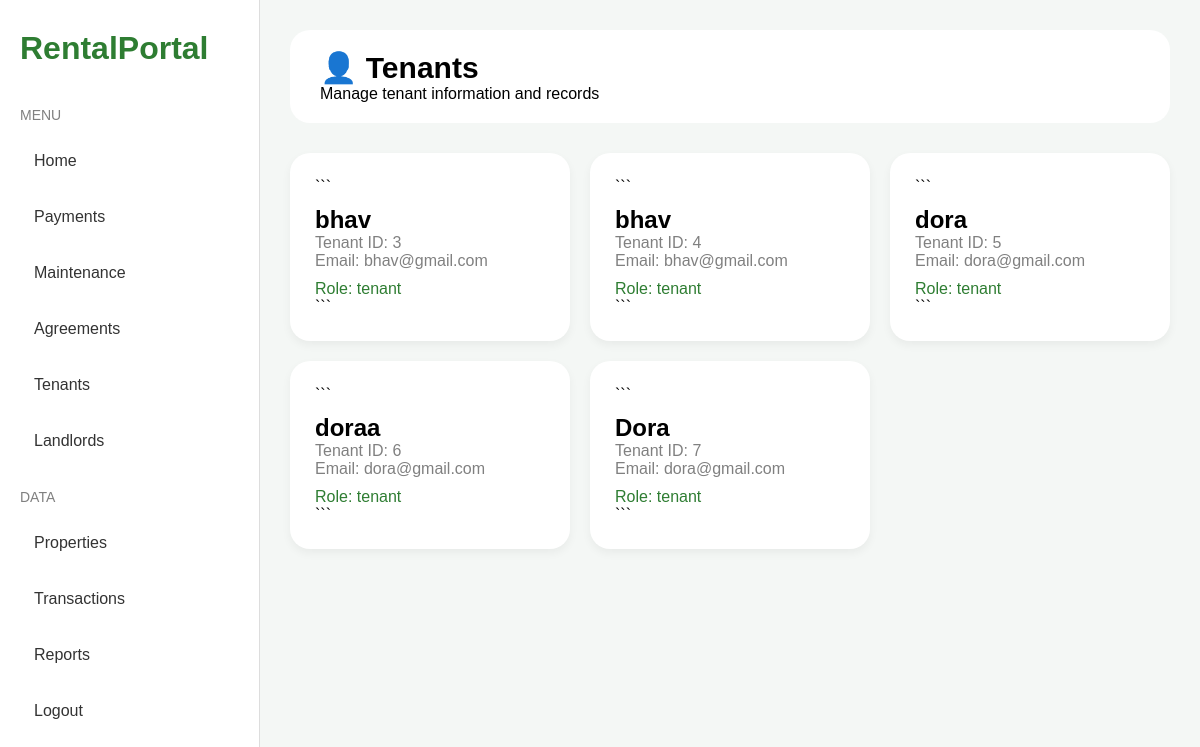
The page /tenants-page on the database as committed earlier.
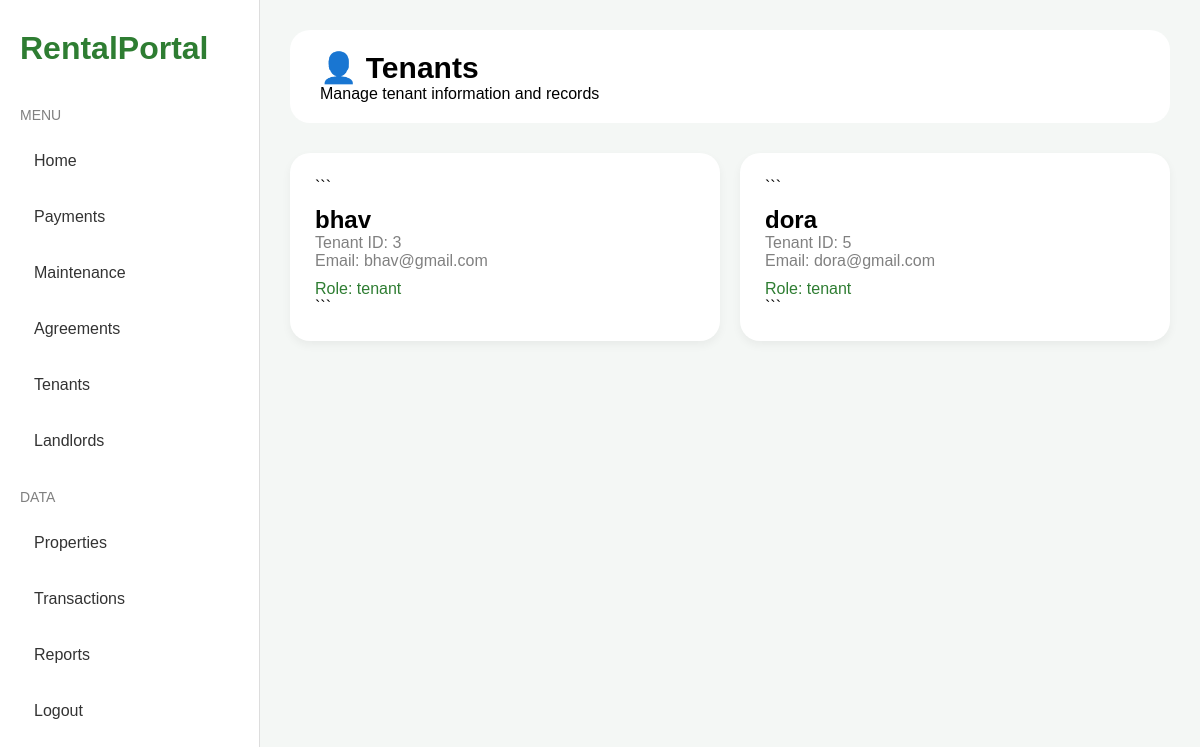
The same page on the database as committed later.
### models/user_model.py (models this page shows)
class User(db.Model):
    id = db.Column(db.Integer, primary_key=True)
    name = db.Column(db.String(100))
    email = db.Column(db.String(100))
    password = db.Column(db.String(100))
    role = db.Column(db.String(50))

### app.py (the view)
@app.route('/tenants-page')
def tenants_page():
    tenants = User.query.filter_by(role='tenant').all()
    return render_template(
        'tenants.html',
        tenants=tenants
    )

### templates/tenants.html
{% extends "base_dashboard.html" %}
{% block content %}
<div class="topbar">
    <div>
        <h1>👤 Tenants</h1>
        <p>Manage tenant information and records</p>
    </div>
</div>
<div class="cards">
{% for tenant in tenants %}
<div class="card">
```
<h2>{{ tenant.name }}</h2>
<p>
    Tenant ID: {{ tenant.id }}
</p>
<p>
    Email: {{ tenant.email }}
</p>
<div class="growth">
    Role: {{ tenant.role }}
</div>
```
</div>
{% endfor %}
</div>
{% endblock %}

### templates/base_dashboard.html (shortened to what this page needs)
<!DOCTYPE html>
<html lang="en">
<head>
</head>
<body>
    <div class="sidebar">
        <div class="logo">
            RentalPortal
        </div>
        <div class="menu-title">
            MENU
        </div>
        <a href="/dashboard">
            Home
        </a>
        <a href="/payments-page">
            Payments
        </a>
        <a href="/maintenance-page">
            Maintenance
        </a>
        <a href="/agreements-page">
            Agreements
        </a>
        <a href="/tenants-page">
            Tenants
        </a>
        <a href="/landlords-page">
            Landlords
        </a>
        <div class="menu-title">
            DATA
        </div>
        <a href="/properties-page">
    Properties
        </a>
        <a href="/transactions-page">
          Transactions
        </a>
        <a href="/reports-page">
    Reports
        </a>
        <a href="/login">
            Logout
        </a>
    </div>
    <div class="main">
        {% block content %}
        {% endblock %}
    </div>
</body>
</html>

### templates/base_dashboard.html (style rules this page uses)
* { margin:0; padding:0; box-sizing:border-box; font-family:Arial,sans-serif; }
body { background:#f4f7f5; display:flex; }
.sidebar { width:260px; height:100vh; background:white; position:fixed; padding:30px 20px; border-right:1px solid #ddd; }
.logo { font-size:32px; font-weight:bold; color:#2e7d32; margin-bottom:40px; }
.menu-title { color:gray; margin-top:25px; margin-bottom:15px; font-size:14px; }
.sidebar a { display:block; text-decoration:none; color:#333; padding:14px; border-radius:10px; margin-bottom:10px; transition:0.3s; }
.main { margin-left:260px; width:100%; padding:30px; }
.topbar { background:white; padding:20px 30px; border-radius:20px; display:flex; justify-content:space-between; align-items:center; margin-bottom:30px; }
.topbar h1 { font-size:30px; }
.cards { display:grid; grid-template-columns:repeat(auto-fit,minmax(250px,1fr)); gap:20px; }
.card { background:white; padding:25px; border-radius:20px; box-shadow:0 4px 10px rgba(0,0,0,0.05); }
.card p { color:gray; }
.card h2 { margin-top:10px; }
.growth { margin-top:10px; color:#2e7d32; }

Rows that differ between the two databases and show on the page:
removed User: name "bhav", id "4", email "bhav@gmail.com", role "tenant"
removed User: name "doraa", id "6", email "dora@gmail.com", role "tenant"
removed User: name "Dora", id "7", email "dora@gmail.com", role "tenant"
